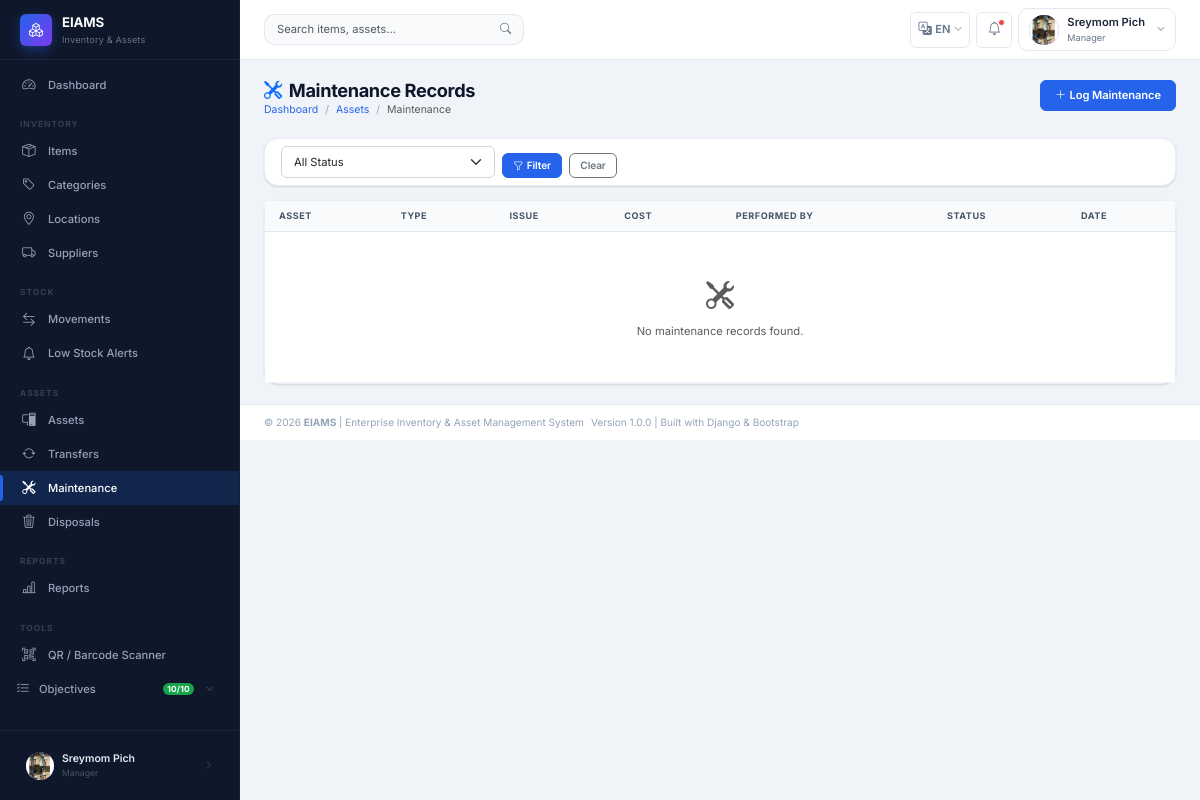
/assets/maintenance/ (signed in), run on an earlier commit of the app's database.
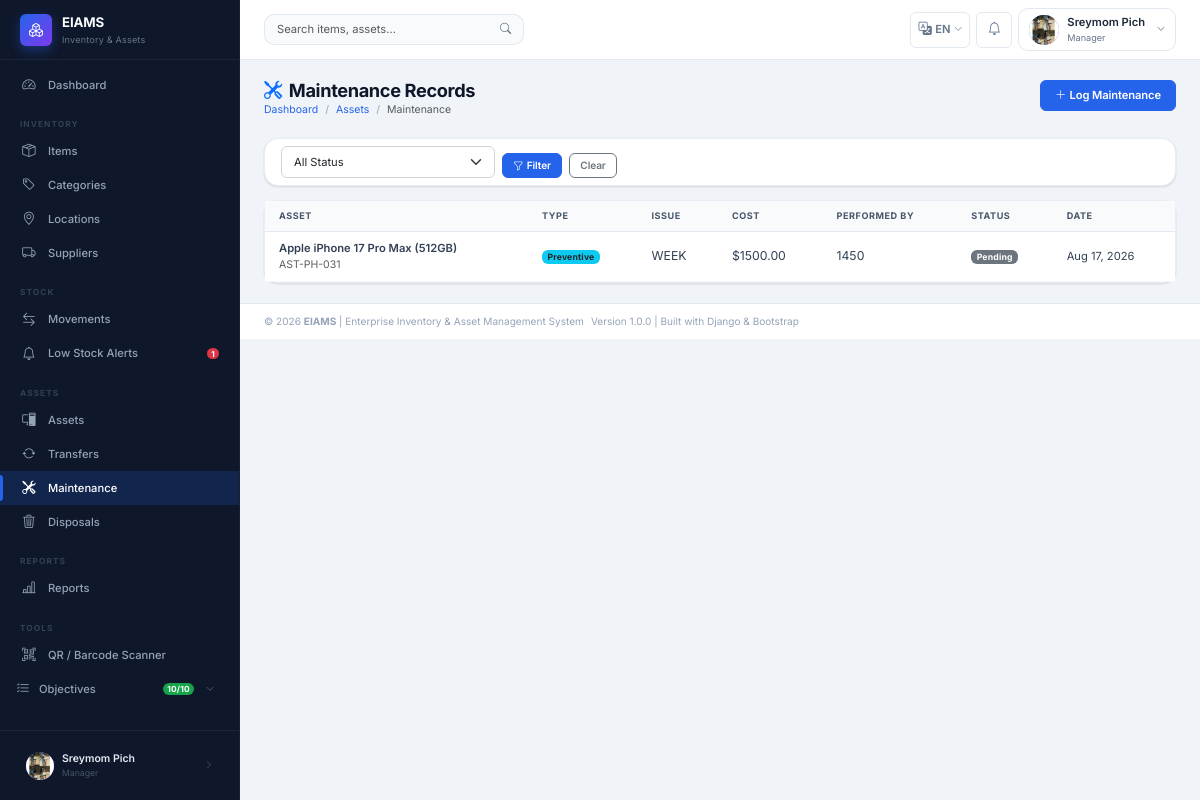
And on a later commit of the database.
### apps/assets/models.py (models this page shows, shortened)
class MaintenanceRecord(models.Model):
    TYPE_PREVENTIVE = 'Preventive'
    TYPE_REPAIR     = 'Repair'
    TYPE_CHOICES    = [(TYPE_PREVENTIVE, 'Preventive'), (TYPE_REPAIR, 'Repair')]
    STATUS_PENDING   = 'Pending'
    STATUS_PROGRESS  = 'In Progress'
    STATUS_COMPLETED = 'Completed'
    STATUS_CHOICES   = [
        (STATUS_PENDING,   'Pending'),
        (STATUS_PROGRESS,  'In Progress'),
        (STATUS_COMPLETED, 'Completed'),
    ]
    asset             = models.ForeignKey(Asset, on_delete=models.PROTECT, related_name='maintenance_records')
    maintenance_date  = models.DateField(default=timezone.now)
    maintenance_type  = models.CharField(max_length=50, choices=TYPE_CHOICES)
    issue_description = models.TextField(blank=True, null=True)
    cost              = models.DecimalField(
        max_digits=10, decimal_places=2, default=Decimal('0.00'),
        validators=[MinValueValidator(Decimal('0.00'))]
    )
    performed_by = models.CharField(max_length=100, blank=True, null=True)
    status       = models.CharField(max_length=30, choices=STATUS_CHOICES, default=STATUS_PENDING)
    remarks      = models.TextField(blank=True, null=True)
    created_by   = models.ForeignKey(settings.AUTH_USER_MODEL, on_delete=models.PROTECT, related_name='maintenance_created')
    created_at   = models.DateTimeField(auto_now_add=True)
    updated_at   = models.DateTimeField(auto_now=True)
    class Meta:
        verbose_name        = 'Maintenance Record'
        verbose_name_plural = 'Maintenance Records'
        ordering            = ['-maintenance_date']

class Asset(models.Model):
    STATUS_AVAILABLE   = 'Available'
    STATUS_ASSIGNED    = 'Assigned'
    STATUS_MAINTENANCE = 'Under Maintenance'
    STATUS_DISPOSED    = 'Disposed'
    STATUS_LOST        = 'Lost'
    STATUS_IN_TRANSIT  = 'In Transit'
    STATUS_CHOICES = [
        (STATUS_AVAILABLE,   'Available'),
        (STATUS_ASSIGNED,    'Assigned'),
        (STATUS_MAINTENANCE, 'Under Maintenance'),
        (STATUS_DISPOSED,    'Disposed'),
        (STATUS_LOST,        'Lost'),
        (STATUS_IN_TRANSIT,  'In Transit'),
    ]
    BLOCKED_STATUSES = [
        STATUS_MAINTENANCE,
        STATUS_DISPOSED,
        STATUS_LOST,
        STATUS_IN_TRANSIT,
    ]
    category    = models.ForeignKey(
        'inventory.Category', on_delete=models.PROTECT,
        related_name='assets',
        limit_choices_to={'category_type': 'Asset', 'status': 'Active'}
    )
    supplier    = models.ForeignKey(
        'inventory.Supplier', on_delete=models.SET_NULL,
        null=True, blank=True, related_name='assets'
    )
    location    = models.ForeignKey(
        'inventory.Location', on_delete=models.SET_NULL,
        null=True, blank=True, related_name='assets',
        verbose_name='Current Location'
    )
    assigned_to = models.ForeignKey(
        settings.AUTH_USER_MODEL, on_delete=models.SET_NULL,
        null=True, blank=True, related_name='assigned_assets',
        verbose_name='Assigned To'
    )
    asset_code           = models.CharField(max_length=50, unique=True, blank=True, verbose_name='Asset Code')
    asset_name           = models.CharField(max_length=150, verbose_name='Asset Name')
    serial_number        = models.CharField(max_length=100, unique=True, null=True, blank=True)
    barcode              = models.CharField(max_length=100, unique=True, null=True, blank=True)
    image                = models.ImageField(
        upload_to='assets/images/', blank=True, null=True,
        verbose_name='Asset Image'
    )
    image_url            = models.URLField(
        max_length=500, blank=True, null=True,
        verbose_name='Asset Image URL',
        help_text='External product image URL'
    )
    purchase_date        = models.DateField(null=True, blank=True)
    purchase_price       = models.DecimalField(
        max_digits=10, decimal_places=2, default=Decimal('0.00'),
        validators=[MinValueValidator(Decimal('0.00'))]
    )
    warranty_expiry_date = models.DateField(null=True, blank=True, verbose_name='Warranty Expiry')
    asset_status         = models.CharField(max_length=30, choices=STATUS_CHOICES, default=STATUS_AVAILABLE)
    description          = models.TextField(blank=True, null=True)
    is_active            = models.BooleanField(default=True)
    created_at           = models.DateTimeField(auto_now_add=True)
    updated_at           = models.DateTimeField(auto_now=True)
    class Meta:
        verbose_name        = 'Asset'
        verbose_name_plural = 'Assets'
        ordering            = ['asset_name']

### apps/assets/views.py (the view)
# urls.py: path('maintenance/',                 views.MaintenanceListView.as_view(),   name='maintenance_list'),
class MaintenanceListView(LoginRequiredMixin, ListView):
    template_name       = 'assets/maintenance_list.html'
    context_object_name = 'records'
    paginate_by         = 15
    def get_queryset(self):
        from .models import MaintenanceRecord
        return MaintenanceRecord.objects.select_related('asset').order_by('-maintenance_date')

### apps/accounts/models.py (called while the page is built)
    def is_admin_or_above(self):
        return self.role_name in [self.SUPER_ADMIN, self.ADMIN]

    def get_role_name(self):
        return self.role.role_name if self.role else 'No Role'

    def is_super_admin(self):
        return self.role and self.role.role_name == Role.SUPER_ADMIN

    def is_admin_or_above(self):
        return self.role and self.role.is_admin_or_above()

### apps/notifications/context_processors.py (called while the page is built)
def notification_count(request):
    if not request.user.is_authenticated:
        return {}
    try:
        from .models import Notification
        unread_count = Notification.objects.filter(
            user=request.user, is_read=False
        ).count()
    except Exception:
        unread_count = 0
    try:
        from apps.stock.models import LowStockAlert
        open_alerts = LowStockAlert.objects.filter(status='New').count()
    except Exception:
        open_alerts = 0
    return {
        'unread_notification_count': unread_count,
        'open_alerts': open_alerts,
    }

### templates/assets/maintenance_list.html (shortened to what this page needs)
{% extends "base.html" %}
{% block content %}
<div class="page-header">
  <div>
    <h1><i class="bi bi-tools me-2 text-primary"></i>Maintenance Records</h1>
    <nav aria-label="breadcrumb"><ol class="breadcrumb">
      <li class="breadcrumb-item"><a href="{% url 'dashboard:home' %}">Dashboard</a></li>
      <li class="breadcrumb-item"><a href="{% url 'assets:asset_list' %}">Assets</a></li>
      <li class="breadcrumb-item active">Maintenance</li>
    </ol></nav>
  </div>
  <a href="{% url 'assets:maintenance_create' %}" class="btn btn-primary"><i class="bi bi-plus-lg me-1"></i>Log Maintenance</a>
</div>
<div class="card mb-3">
  <div class="card-body py-2">
    <form method="get" class="row g-2 align-items-end">
      <div class="col-md-3">
        <select name="status" class="form-select form-select-sm">
          <option value="">All Status</option>
        </select>
      </div>
      <div class="col-auto">
        <button type="submit" class="btn btn-primary btn-sm"><i class="bi bi-funnel me-1"></i>Filter</button>
        <a href="{% url 'assets:maintenance_list' %}" class="btn btn-outline-secondary btn-sm ms-1">Clear</a>
      </div>
    </form>
  </div>
</div>
<div class="card">
  <div class="table-responsive">
    <table class="table table-hover mb-0">
      <thead><tr>
        <th>Asset</th><th>Type</th><th>Issue</th><th>Cost</th><th>Performed By</th><th>Status</th><th>Date</th>
      </tr></thead>
      <tbody>
        {% for rec in page_obj %}
        <tr>
          <td>
            <a href="{% url 'assets:asset_detail' rec.asset.pk %}" class="fw-semibold text-decoration-none">{{ rec.asset.asset_name }}</a>
            <div class="text-muted" style="font-size:.75rem;">{{ rec.asset.asset_code }}</div>
          </td>
          <td><span class="badge {% if rec.maintenance_type == 'Preventive' %}bg-info text-dark{% else %}bg-warning text-dark{% endif %}">{{ rec.maintenance_type }}</span></td>
          <td style="font-size:.875rem;">{{ rec.issue_description|truncatechars:40|default:"—" }}</td>
          <td style="font-size:.875rem;">${{ rec.cost|floatformat:2 }}</td>
          <td style="font-size:.875rem;">{{ rec.performed_by|default:"—" }}</td>
          <td>
            {% if rec.status == 'Completed' %}<span class="badge bg-success">{{ rec.status }}</span>
            {% elif rec.status == 'In Progress' %}<span class="badge bg-warning text-dark">{{ rec.status }}</span>
            {% else %}<span class="badge bg-secondary">{{ rec.status }}</span>{% endif %}
          </td>
          <td style="font-size:.8rem;">{{ rec.maintenance_date|date:"M j, Y" }}</td>
        </tr>
        {% empty %}
        <tr><td colspan="7" class="text-center text-muted py-5">
          <i class="bi bi-tools d-block fs-2 mb-2"></i>No maintenance records found.
        </td></tr>
        {% endfor %}
      </tbody>
    </table>
  </div>
</div>
{% endblock %}

### templates/includes/sidebar.html (shortened to what the changed rows need)
{% load static i18n %}
<aside class="sidebar" id="sidebar" role="navigation" aria-label="Main navigation">
  <nav class="sidebar-nav" aria-label="Sidebar menu">
    <ul class="nav flex-column">
      <li><a href="{% url 'stock:alert_list' %}" class="nav-link {% if 'alerts' in request.path %}active{% endif %}">
        <i class="bi bi-bell" aria-hidden="true"></i>
        <span>{% trans "Low Stock Alerts" %}</span>
        {% if open_alerts %}<span class="badge bg-danger" aria-label="{{ open_alerts }} alerts">{{ open_alerts }}</span>{% endif %}
      </a></li>
    </ul>
  </nav>
</aside>

### templates/includes/navbar.html (shortened to what this page needs)
{% load static i18n %}
<header class="topbar" id="topbar" role="banner">
  <div class="topbar-search d-none d-md-flex" role="search">
    <form action="{% url 'inventory:item_list' %}" method="get" aria-label="{% trans 'Search' %}">
      <div class="input-group">
        <input type="search" name="q" class="form-control"
               placeholder="{% trans 'Search items, assets…' %}"
               value="{{ request.GET.q }}" aria-label="{% trans 'Search' %}">
        <button type="submit" class="btn btn-outline-secondary" aria-label="{% trans 'Submit search' %}">
          <i class="bi bi-search" aria-hidden="true"></i>
        </button>
      </div>
    </form>
  </div>
  <div class="topbar-actions" role="complementary">
    {% include "includes/language_switcher.html" %}
    <div class="dropdown">
      <button class="topbar-icon-btn" data-bs-toggle="dropdown"
              aria-label="{% trans 'Notifications' %}" aria-haspopup="true" aria-expanded="false">
        <i class="bi bi-bell" aria-hidden="true"></i>
        {% if unread_notification_count and unread_notification_count > 0 %}
          <span class="notif-badge" aria-label="{{ unread_notification_count }} unread"></span>
        {% endif %}
      </button>
    </div>
    <div class="dropdown">
      <button class="user-dropdown-btn" data-bs-toggle="dropdown"
              aria-label="{% trans 'User menu' %}" aria-haspopup="true" aria-expanded="false">
        <div class="user-avatar" aria-hidden="true">
          {% if user.profile_pic %}
            <img src="{{ user.profile_pic.url }}" alt="{{ user.full_name }}">
          {% else %}
            {{ user.full_name|first|upper }}
          {% endif %}
        </div>
        <div class="d-none d-sm-block text-start">
          <div class="user-name">{{ user.full_name|truncatechars:16 }}</div>
          <div class="user-role">{{ user.get_role_name }}</div>
        </div>
        <i class="bi bi-chevron-down text-muted ms-1" style="font-size:.6rem;" aria-hidden="true"></i>
      </button>
    </div>
  </div>
</header>

What changed in the data, as far as the page shows it:
added MaintenanceRecord: asset.asset_name "Apple iPhone 17 Pro Max (512GB)", asset.asset_code "AST-PH-031", maintenance_type "Preventive", issue_description "WEEK", cost "1500.00", performed_by "1450", status "Pending", maintenance_date "Aug 17, 2026"
Also different on the page:
{{ open_alerts }}: (not shown) → "1"
text no longer shown: "No maintenance records found."
